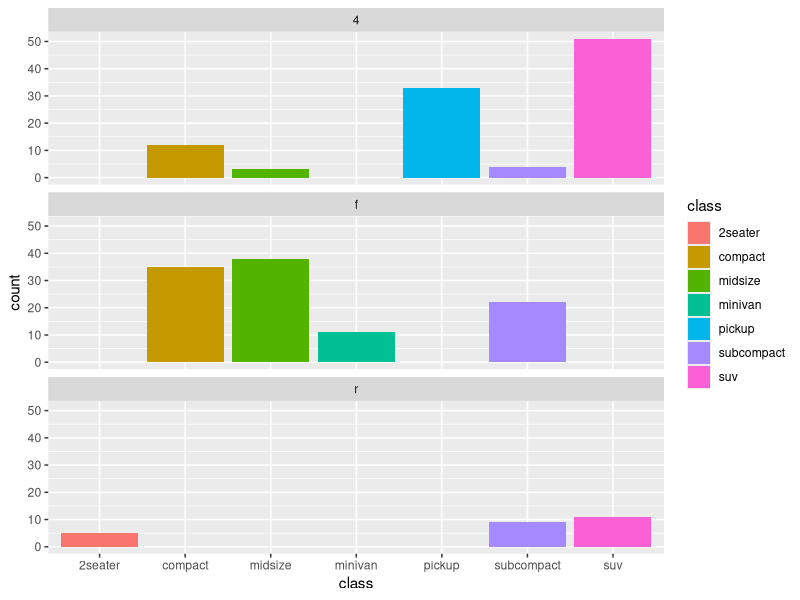

Here is the R script that generated this plot:
## ---- chunk 1
knitr::opts_chunk$set(echo = TRUE,
                      message = FALSE,
                      warning = FALSE)
library(tidyverse)
## ---- chunk 2
ggplot(data = mpg, mapping = aes(x = class, fill = class)) +
  geom_bar() +
  facet_wrap(vars(drv), ncol = 1)
## ---- chunk 3

